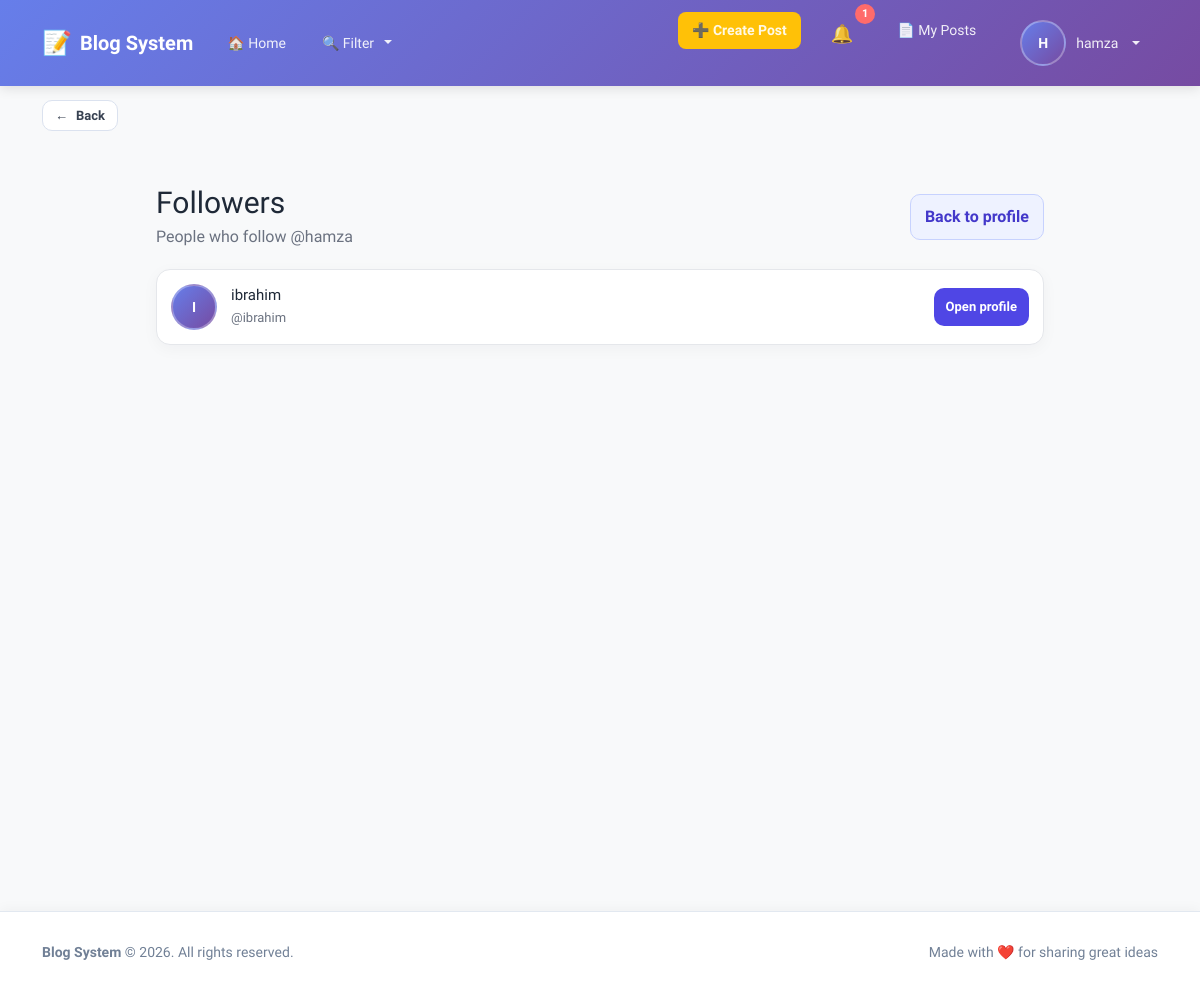
/profile/3/followers/ (signed in), run on an earlier commit of the app's database.
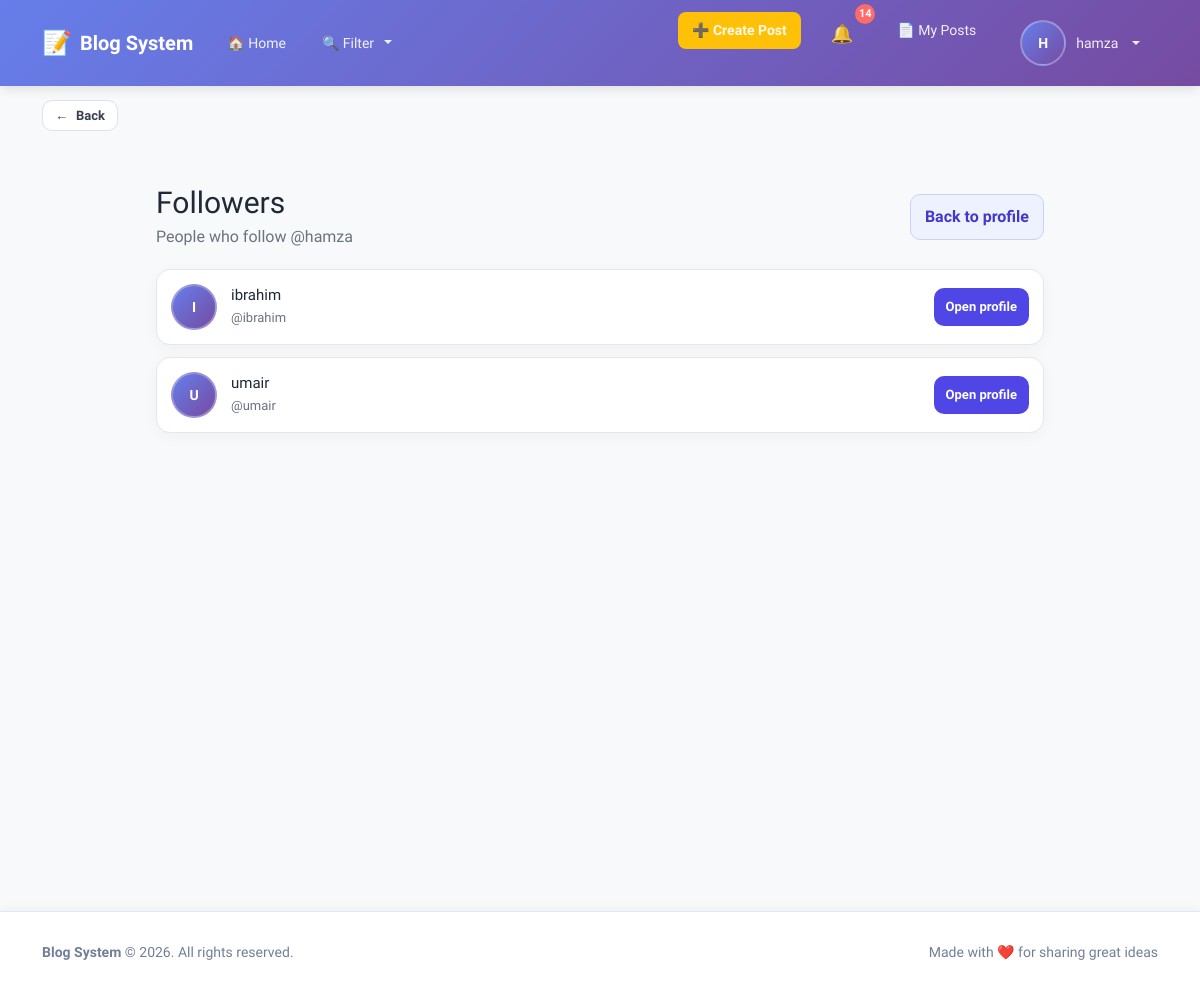
And on a later commit of the database.
### blog/models.py (models this page shows)
class CustomUser(AbstractUser):
    email = models.EmailField(unique=True)

### blog/views.py (the view)
# urls.py: path('profile/<int:user_id>/followers/', FollowerListView.as_view(), name='followers_list'),
class FollowerListView(LoginRequiredMixin,View):
    def get(self, request, user_id):
        user = get_object_or_404(CustomUser, id=user_id)
        followers = CustomUser.objects.filter(following_users__following=user).distinct()
        return render(request, "profile/followers_list.html", {"followers": followers, "profile_user": user})

### blog/context_processors.py (called while the page is built)
def notifications_badge(request):
    if request.user.is_authenticated:
        unread_count = Notification.objects.filter(user=request.user, is_read=False).count()
    else:
        unread_count = 0
    return {"unread_notifications_count": unread_count}

def navbar_context(request):
    all_categories = Category.objects.all().order_by("name")
    selected_category_ids = []
    if request.GET:
        selected_category_ids = [int(id) for id in request.GET.getlist("categories") if id and id != "all"]
    return {
        "all_categories": all_categories,
        "selected_category_ids": selected_category_ids,
    }

### templates/profile/followers_list.html (shortened to what this page needs)
{% extends 'base.html' %}
{% block content %}
<div class="connections-page">
    <div class="connections-header">
        <div>
            <h1> Followers</h1>
            <p>People who follow @{{ profile_user.username }}</p>
        </div>
        <a href="{% if request.user.id == profile_user.id %}{% url 'blog:profile' %}{% else %}{% url 'blog:other_profile' profile_user.id %}{% endif %}" class="back-btn">
             Back to profile
        </a>
    </div>
    {% if followers %}
        <div class="users-grid">
            {% for follower in followers %}
                <article class="user-card">
                    <div class="user-avatar">{{ follower.username|first|upper }}</div>
                    <div class="user-info">
                        <h3>{{ follower.get_full_name|default:follower.username }}</h3>
                        <p>@{{ follower.username }}</p>
                    </div>
                    <a href="{% if follower.id == request.user.id %}{% url 'blog:profile' %}{% else %}{% url 'blog:other_profile' follower.id %}{% endif %}" class="open-profile-btn">
                        Open profile
                    </a>
                </article>
            {% endfor %}
        </div>
    {% else %}
        <div class="empty-state">
            <i class="fas fa-user-slash"></i>
            <p>No followers yet.</p>
        </div>
    {% endif %}
</div>
{% endblock %}

### templates/includes/navbar.html (shortened to what this page needs)
<nav class="navbar navbar-expand-lg navbar-light">
    <div class="container">
        <a class="navbar-brand" href="{% url 'blog:home' %}">
            <span class="brand-icon">📝</span>
            <strong>Blog System</strong>
        </a>
        <div class="collapse navbar-collapse" id="navbarContent">
            <ul class="navbar-nav me-auto">
                <li class="nav-item">
                    <a class="nav-link" href="{% url 'blog:home' %}">
                        🏠 Home
                    </a>
                </li>
                <li class="nav-item dropdown">
                    <a class="nav-link dropdown-toggle filter-toggle" href="#" id="filterDropdown" role="button" data-bs-toggle="dropdown" aria-expanded="false">
                        🔍 Filter
                    </a>
                </li>
            </ul>
            <ul class="navbar-nav ms-auto">
                {% if user.is_authenticated %}
                    <li class="nav-item me-2">
                        <a class="nav-link btn-create-post" href="{% url 'blog:create_post' %}">
                            ➕ Create Post
                        </a>
                    </li>
                    <li class="nav-item me-2">
                        <a class="nav-link notifications-link" href="{% url 'blog:notifications_list' %}">
                            <span class="notification-icon">🔔</span>
                            <span class="notification-badge" id="notif-count">{{ unread_notifications_count }}</span>
                        </a>
                    </li>
                    <li class="nav-item me-2">
                        <a class="nav-link" href="{% url 'blog:my_posts' %}">
                            📄 My Posts
                        </a>
                    </li>
                    <li class="nav-item dropdown">
                        <a class="nav-link dropdown-toggle user-dropdown" href="#" id="userDropdown" role="button" data-bs-toggle="dropdown" aria-expanded="false">
                            <span class="user-avatar">{{ user.username|first|upper }}</span>
                            {{ user.username }}
                        </a>
                    </li>
                {% endif %}
            </ul>
        </div>
    </div>
</nav>

What changed in the data, as far as the page shows it:
now on this page (row edited): CustomUser: username|first "U", get_full_name "umair", username "umair"
Also different on the page:
{{ unread_notifications_count }}: "1" → "14"
